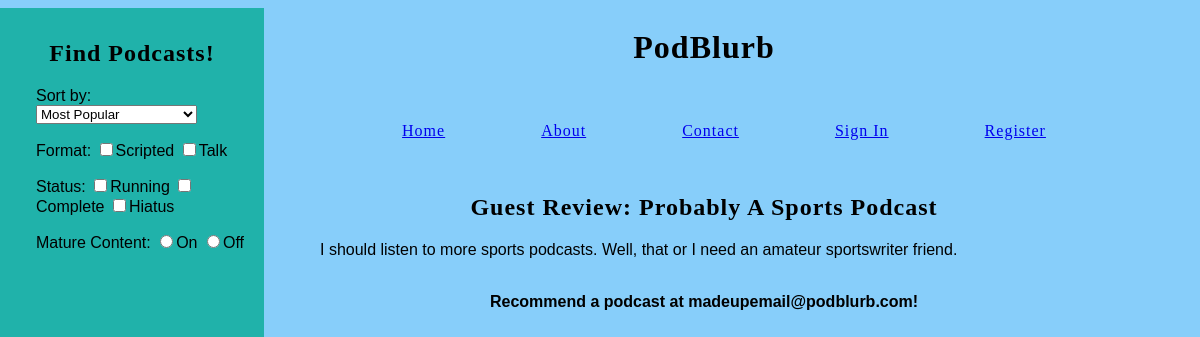
The page /shows/guest-review-probably-sports-podcast/ on the database its author committed.
### collection/models.py (models this page shows)
class podcast_show(models.Model):
    name = models.CharField(max_length=255)
    description = models.TextField()
    slug = models.SlugField(unique=True)
    user = models.OneToOneField(User, blank=True, null=True)

### collection/views.py (the view)
# urls.py: url(r'^shows/(?P<slug>[-\w]+)/$', views.show_detail, name='show'),
def show_detail(request, slug):
    select_show = podcast_show.objects.get(slug=slug)
    return render(request, 'shows/show.html', {'sshow':select_show})

### collection/templates/shows/show.html (shortened to what this page needs)
{% extends 'base.html' %}
{% load humanize %}
{% block content %}
    <h2>{{sshow.name|title}}</h2>
    <p>{{sshow.description}}</p>
{% endblock content %}

### collection/static/css/style.css (style rules this page uses)
body { background-color: lightskyblue; width: 80%; position: absolute; left: 18%; padding-bottom: 2%; }
h1, h2, h3, a { text-align: center; font-family: Impact, fantasy; font-stretch: extra-condensed; letter-spacing: 1px; }
p, form input[type=submit] { font-family: Gill Sans, Trebuchet, sans-serif; position: relative; margin-left: 10%; }

### rows shown on the page
podcast_show: name "Guest Review: Probably A Sports Podcast", description "I should listen to more sports podcasts. Well, that or I need an amateur sportswriter friend."
